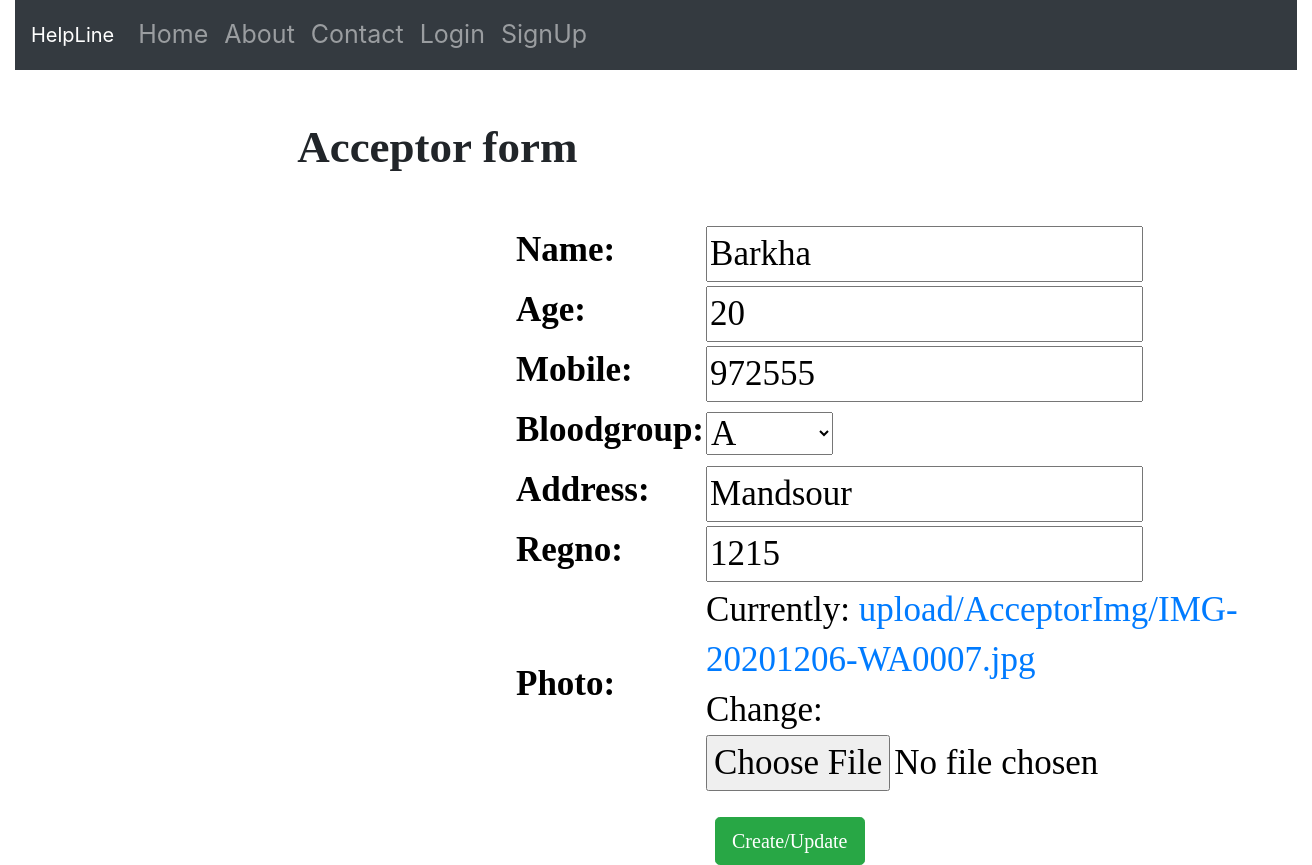
The app's page /acceptorupdateurl/13 with its own data.
### app1/models.py (models this page shows)
class Acceptor(models.Model):
    blood_group=(('A','A'),('B','B'),('AB','AB'),('O','O'))
    name=models.CharField(max_length=225)
    age=models.IntegerField()
    mobile=models.IntegerField()
    bloodgroup=models.CharField(max_length=2,choices=blood_group)
    address=models.CharField(max_length=225)
    regno = models.IntegerField()
    photo=models.ImageField(upload_to='upload/AcceptorImg/')

### app1/views.py (the view, shortened to what this page needs)
# urls.py: path('acceptorupdateurl/<pk>',views.UpdateAcceptor.as_view()),
class UpdateAcceptor(UpdateView):
    model=Acceptor
    fields='__all__'

### templates/app1/acceptor_form.html (shortened to what this page needs)
{%extends 'app1/index.html'%}
{%load static%}
{%block content%}
<div class="container-fluid">
  <div class="row">
    <div class="col-8">
      <h1>Acceptor form</h1>
      <form class=""  method="post" enctype="multipart/form-data" style="font-size:25px;">
        <table>
          {{form}}
        </table>
      <button type="submit" name="button" class="btn btn-success btn-lg">Create/Update</button>
      </form>
    </div>
    <div class="col-4">
    </div>
  </div>
{%endblock%}

### templates/app1/acceptor_form.html (style rules this page uses)
table { color:black; font-size:35px; font-family:Monotype Corsiva; margin-top:50px; margin-left:500px; font-height:3px; line-height:50px;. font-weight:bold; }
h1 { text-align:center; font-size:45px; font-weight:bold; font-family:Monotype Corsiva; margin-top:50px; }
button { margin-left:700px; margin-top:25px; padding:5px; font-family:Monotype Corsiva; font-size:35px; }

### records on screen
Acceptor: name "Barkha", age "20", mobile "972555", bloodgroup "A", address "Mandsour", regno "1215"
